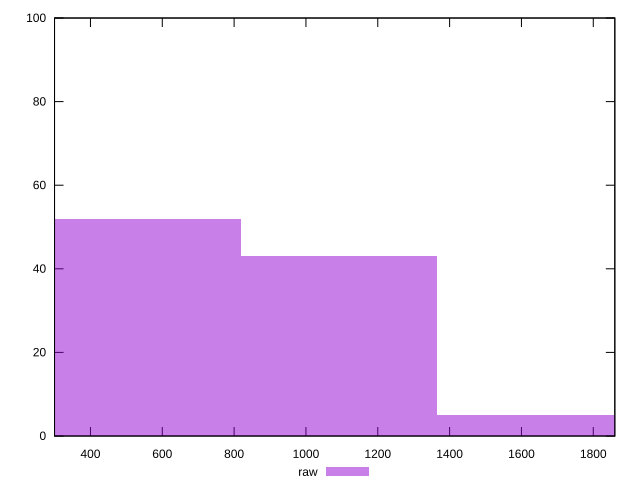

Here is the gnuplot script that generated this plot:
reset

$raw <<EOF
1092.2350203165252 43
546.1175101582626 52
1638.3525304747877 5
EOF

set key outside below
set boxwidth 546.1175101582626
set xrange [300:1860]
set yrange [0:100]
set trange [0:100]
set style fill transparent solid 0.5 noborder
set terminal svg size 640, 490 enhanced background rgb 'white'
set output "report_00015_2021-02-09T16-11-33.973Z/uses-http2/samples/pages+cached+noadtech/raw/histogram.svg"

plot $raw title "raw" with boxes

reset
